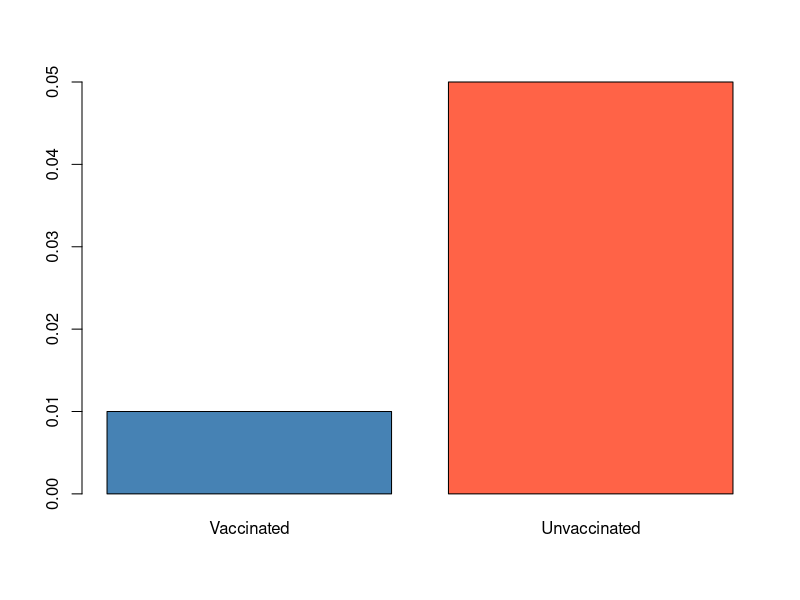

Source code (R):
## ---- chunk 1
group <- c("Vaccinated", "Unvaccinated")
cases <- c(5, 25)
population <- c(500, 500)
risk <- cases / population
barplot(risk, names.arg = group, col = c("steelblue", "tomato"))
